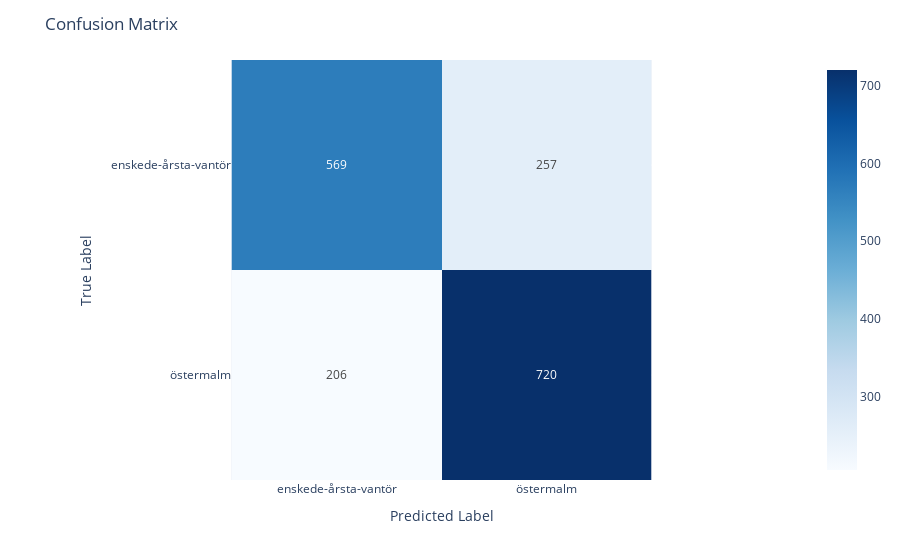

Notebook code for this chart:
### Code cell
evaluate_model(df, labels, 'model_LogisticRegression()_2y')

### Figure 1 — Plotly figure (JSON) as saved in the notebook; plotly's stock layout.template omitted (floating-point values rounded to 4 significant figures)
{"data": [{"coloraxis": "coloraxis", "hovertemplate": "x: %{x}<br>y: %{y}<br>color: %{z}<extra></extra>", "name": "0", "texttemplate": "%{z}", "type": "heatmap", "x": ["enskede-årsta-vantör", "östermalm"], "xaxis": "x", "y": ["enskede-årsta-vantör", "östermalm"], "yaxis": "y", "z": [[569, 257], [206, 720]]}], "layout": {"coloraxis": {"colorscale": [[0, "rgb(247,251,255)"], [0.125, "rgb(222,235,247)"], [0.25, "rgb(198,219,239)"], [0.375, "rgb(158,202,225)"], [0.5, "rgb(107,174,214)"], [0.625, "rgb(66,146,198)"], [0.75, "rgb(33,113,181)"], [0.875, "rgb(8,81,156)"], [1, "rgb(8,48,107)"]]}, "margin": {"t": 60}, "title": {"text": "Confusion Matrix"}, "xaxis": {"anchor": "y", "constrain": "domain", "domain": [0, 1], "scaleanchor": "y", "title": {"text": "Predicted Label"}}, "yaxis": {"anchor": "x", "autorange": "reversed", "constrain": "domain", "domain": [0, 1], "title": {"text": "True Label"}}}}
